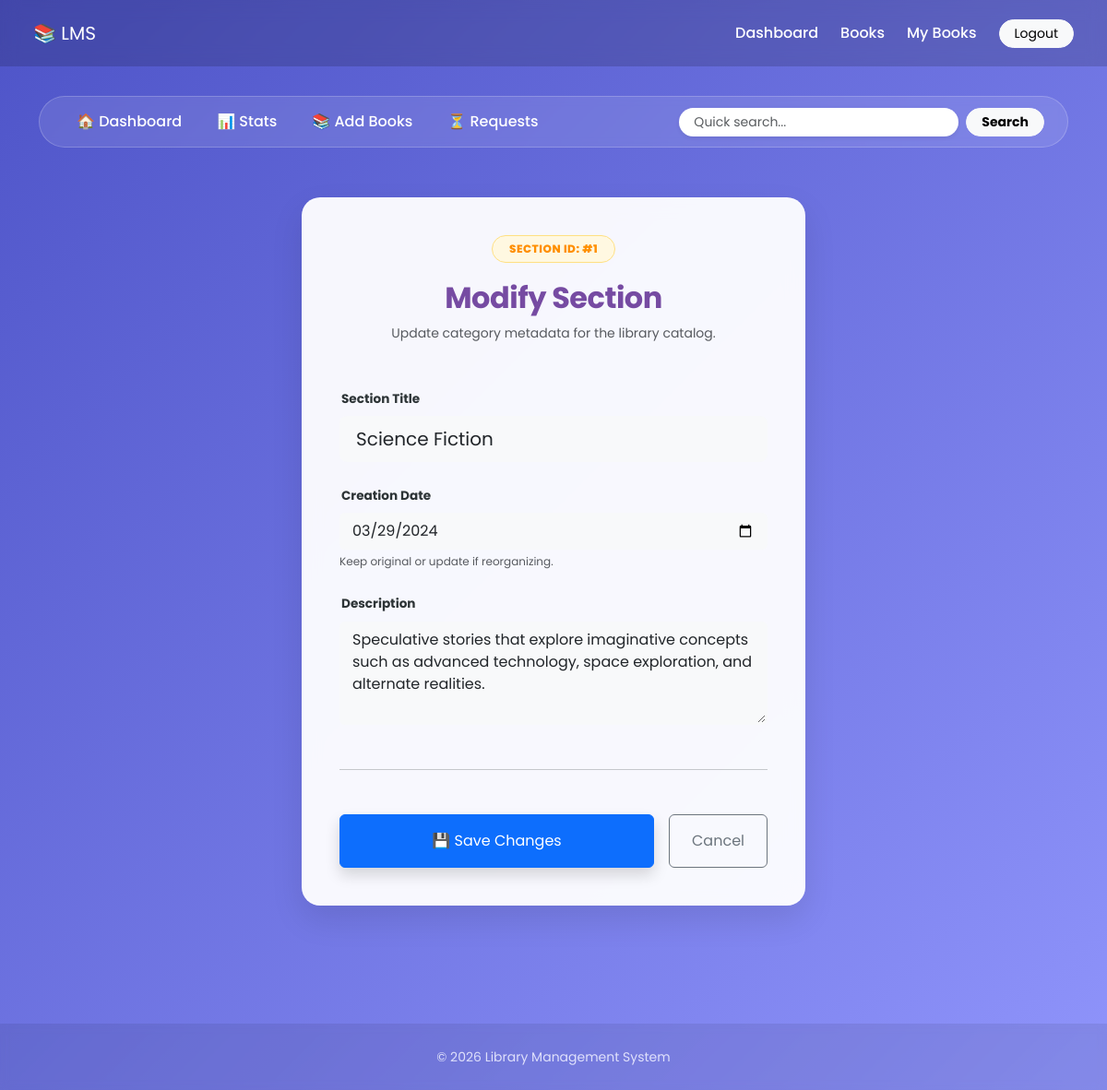
The page /librarian_dashboard/edit_section/1 (signed in) on the database its author committed.
### models.py (models this page shows)
class Sections(db.Model):
    __tablename__ ='sections'
    id = db.Column(db.Integer, primary_key=True, nullable=False, unique=True)
    name = db.Column(db.String(64), nullable=False, unique=True)
    date_created = db.Column(db.Date, nullable=False, default=(datetime.now(timezone.utc) + timedelta(hours=5, minutes=30)))
    description = db.Column(db.String(1080), nullable=False)

### app.py (the view, shortened to what this page needs)
@app.route('/librarian_dashboard/edit_section/<int:section_id>', methods=['GET', 'POST'])
@login_required
def edit_section(section_id):
    user = current_user
    section = Sections.query.filter_by(id=section_id).first()
    return render_template('edit_section.html', section=section, user=user)

### app.py (called while the page is built)
@login_manager.user_loader
def load_student(id):
    return db.session.query(Student).get(int(id))

### templates/edit_section.html (shortened to what this page needs)
{% extends "base_layout.html" %}
{% block content %}
<div class="sub-nav-bar d-flex justify-content-between align-items-center flex-wrap gap-3">
    <div class="d-flex gap-2">
        <a href="/librarian_dashboard" class="nav-link-custom">🏠 Dashboard</a>
        <a href="/librarian_dashboard/librarian_stats" class="nav-link-custom">📊 Stats</a>
        <a href="/librarian_dashboard/add_books" class="nav-link-custom">📚 Add Books</a>
        <a href="/librarian_dashboard/pending_requests" class="nav-link-custom">⏳ Requests</a>
    </div>
    <form method="POST" action="/search_books" class="d-flex gap-2">
        <input type="text" name="query" placeholder="Quick search..." class="form-control form-control-sm rounded-pill border-0 px-3 shadow-sm">
        <button type="submit" class="btn btn-sm btn-light rounded-pill px-3 fw-bold">Search</button>
    </form>
</div>
<div class="row justify-content-center pt-4 pb-5">
    <div class="col-lg-6 col-md-9">
        <div class="form-glass-card">
            <div class="text-center mb-5">
                <span class="edit-badge">SECTION ID: #{{section.id}}</span>
                <h2 class="fw-bold" style="color: #764ba2; letter-spacing: -0.5px;">Modify Section</h2>
                <p class="text-muted small">Update category metadata for the library catalog.</p>
            </div>
            <form method="POST">
                <div class="mb-4">
                    <label class="form-label">Section Title</label>
                    <input type="text" name="title" class="form-control form-control-lg form-control-custom"
                           value="{{section.name}}" required placeholder="e.g. Science Fiction">
                </div>
                <div class="mb-4">
                    <label class="form-label">Creation Date</label>
                    <input type="date" name="date_created" class="form-control form-control-custom"
                           value="{{section.date_created}}">
                    <div class="form-text text-muted" style="font-size: 0.75rem;">Keep original or update if reorganizing.</div>
                </div>
                <div class="mb-4">
                    <label class="form-label">Description</label>
                    <textarea name="description" rows="4" class="form-control form-control-custom"
                              placeholder="Describe the scope of this section...">{{section.description}}</textarea>
                </div>
                <hr class="my-5 opacity-10">
                <div class="d-flex gap-3">
                    <button type="submit" name="submit-btn" class="btn btn-primary btn-custom flex-grow-1 shadow py-3">
                        💾 Save Changes
                    </button>
                    <a href="/librarian_dashboard" class="btn btn-outline-secondary btn-custom px-4 d-flex align-items-center">
                        Cancel
                    </a>
                </div>
            </form>
        </div>
    </div>
</div>
{% endblock %}

### templates/base_layout.html (style rules this page uses)
:root { --primary-gradient: linear-gradient(135deg, #4e54c8 0%, #8f94fb 100%); --primary-color: #764ba2; --light-bg: #f8f9fa; --glass-bg: rgba(255,255,255,0.96); --text-main: #2d3436; }
body { font-family: 'Poppins', sans-serif; background: var(--primary-gradient); background-attachment: fixed; min-height: 100vh; margin: 0; color: var(--text-main); display: flex; flex-direction: column; transition: background 0.5s ease; }
.sub-nav-bar { background: rgba(255,255,255,0.15); backdrop-filter: blur(8px); border-radius: 50px; padding: 12px 30px; margin-bottom: 30px; border: 1px solid rgba(255,255,255,0.2); display: flex; justify-content: space-between; align-items: center; flex-wrap: wrap; gap: 10px; }
.nav-link-custom { color: white !important; padding: 8px 18px; border-radius: 20px; }

### templates/edit_section.html (style rules this page uses)
.form-glass-card { background: rgba(255, 255, 255, 0.95); backdrop-filter: blur(10px); border-radius: 20px; border: 1px solid rgba(255, 255, 255, 0.3); box-shadow: 0 15px 35px rgba(0, 0, 0, 0.1); padding: 40px; animation: fadeIn 0.6s ease-out; }
.sub-nav-bar { background: rgba(255, 255, 255, 0.1); backdrop-filter: blur(5px); border-radius: 50px; padding: 10px 25px; margin-bottom: 30px; border: 1px solid rgba(255, 255, 255, 0.2); }
.nav-link-custom { color: white !important; font-weight: 500; text-decoration: none; transition: all 0.3s ease; padding: 5px 15px; border-radius: 20px; }
.edit-badge { background: #fff8e1; color: #ff8f00; padding: 5px 18px; border-radius: 50px; font-size: 0.75rem; font-weight: 800; display: inline-block; margin-bottom: 1.2rem; border: 1px solid #ffe082; letter-spacing: 0.5px; }
.form-label { font-weight: 700; color: #2d3436; font-size: 0.85rem; margin-left: 2px; }
.form-control-custom { background: #f8f9fa; border: 2px solid transparent; transition: all 0.3s ease; }

### rows shown on the page
Sections: id "1", title "Science Fiction", date_created "03/29/2024", description "Speculative stories that explore imaginative concepts such as advanced technology, space exploration, and alternate realities."
